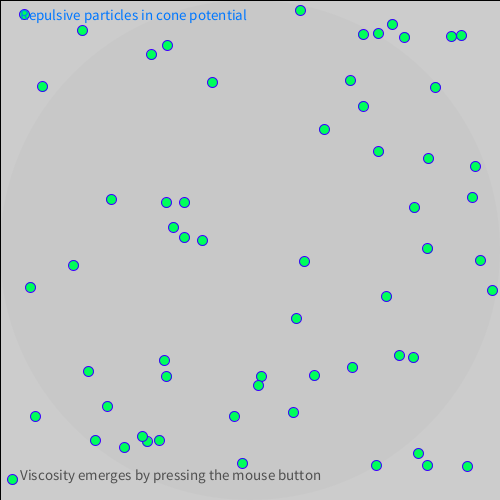
Frame 1 (no input)
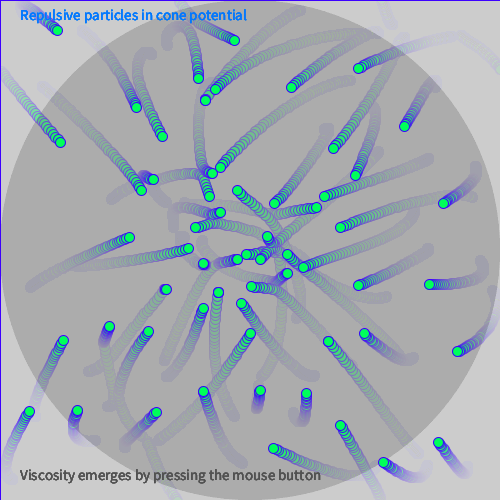
Frame 60 (the mouse pressed at the canvas centre just before this capture)
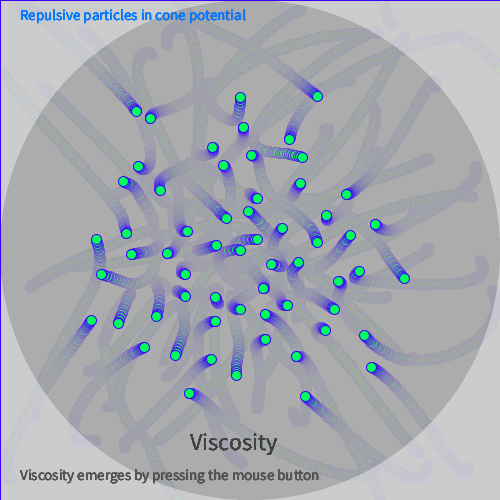
Frame 120 (the mouse held since frame 60 and released just before this capture)

The Processing sketch that drew these frames (run headless with seeded random() and noise(); from frame 60 on, the mouse is pressed at the canvas centre):

// Processing sketch: processing_169638
// ── processing_169638.pde

///////////////////////////////////////////////////////////////
// Inspired by Example 2.8 (ã�·ã��ã��ã�³, p.84) 
// repulsive particles å��ç�ºã��ã��ã��ç²�å�ã��ã�¡
// modified version
///////////////////////////////////////////////////////////////
int N = 60; //Moverã�ªã��ã�¸ã�§ã�¯ã��ã�®æ�°
Mover[] movers = new Mover[N]; //Moverã�¯ã�©ã�¹ã�®ã�ªã��ã�¸ã�§ã�¯ã��ã�®é��å��
Attractor a;                   //Attractorã�¯ã�©ã�¹ã�®ã�ªã��ã�¸ã�§ã�¯ã��
float  G = 30.0;               //é��å��å®�æ�°
float  Mass_p = 1.0;           //ç²�å�ã��ã�¡ã�®è³ªé��
float  velo_MAX = 4;           //é��ã��å�¶é��ï¼�ã��ã��ã��è¶�ã��ã��ã��ã�ªã�»ã��ã��ï¼�
float  coef = 0.01;            //æ��å��ä¿�æ�°
/////////////////////////////////////
void setup(){ ////////ã�»ã��ã��ã�¢ã��ã��
  size(500, 500); //çª�ã�®ã�µã�¤ã�ºã��æ��å®�
  colorMode(HSB); //ã�«ã�©ã�¼ã�¢ã�¼ã��ã�¯HSBã�¢ã�¼ã��ã�§
  
  for(int i = 0; i < N; i++){
    movers[i] = new Mover(Mass_p, random(width), random(height)); //ã�ªã��ã�¸ã�§ã�¯ã��ç��æ��
  }
  
  a = new Attractor(); //ã�ªã��ã�¸ã�§ã�¯ã��ç��æ��
}
/////////////////////////////////////
void draw(){ ////////ã�¡ã�¤ã�³ã�«ã�¼ã��
  //background(255);
  fill(200,20);            //é��æ��åº¦æ��å®�
  rect(0,0,width,height);  //ç®±ã��æ��ã��
  
  a.display(); //attractorã�®è¡¨ç¤º
    
  for(int i = 0; i < N; i++){
     
    PVector force = a.attract(movers[i]); //attractor a ã��mover[i]ã�¸å��ã�¼ã��å��ã��è¨�ç®�
    movers[i].applyForce(force);   //å��ã��å�°å� 
    
    if(mousePressed){ ////ã��ã��ã��ã��ã�¦ã�¹ã��ã�¿ã�³ã��æ�¼ã��ã��ã��ã��
      float speed = movers[i].velocity.mag();
      float dragMag = coef * speed * speed;
      PVector dragForce = movers[i].velocity.get();
      dragForce.mult(-1);
      dragForce.normalize();
      dragForce.mult(dragMag);
      movers[i].applyForce(dragForce);
      textSize(24);
      fill(60,10);
      text("Viscosity", width/2-60, height-50);
    }
    
    for(int j = 0; j < N; j++){  //ç�¸äº�ä½�ç�¨å�¦ç��
      if(i != j){
        PVector force_m = movers[j].attract(movers[i]); //ç�©ä½� j ã��ç�©ä½� i ã�«å��ã�¼ã��å��ã��è¨�ç®�
        movers[i].applyForce(force_m);                  //ç�©ä½� i ã�¸ã�®å��ã�®é�©ç�¨
      }
    }
    
    movers[i].update();                //ç�©ä½�ã�®ç�¶æ��ã��æ�´æ�°
    movers[i].checkVelocityForReset(); //å�¶é��é��ã��ã��è¶�ã��ã��ã��ã�ªã�»ã��ã��ã��ã��
    movers[i].display();               //ç�©ä½�ã�®è¡¨ç¤º
    movers[i].periodicBoundary();      //å�¨æ��ç��å¢�ç��æ�¡ä»¶ã�®å®�ç�¾
  }
  textSize(15);
  fill(80);
  text("Viscosity emerges by pressing the mouse button", 20, height - 20);
  fill(150,255,255);
  text("Repulsive particles in cone potential", 20, 20);
}
/////////////////////////////////////
//// ã�¯ã�©ã�¹ã��é�¢æ�°ã�®å®�ç¾©
/////////////////////////////////////
class Mover{ //////// Moverã�¯ã�©ã�¹ã�®å®�ç¾©
  PVector location;     //ä½�ç½®
  PVector velocity;     //é��åº¦
  PVector acceleration; //å� é��åº¦
  float   mass;         //è³ªé��
  float   s_max = 1.0;  //é��åº¦è¨å®�ç¯�å�²
  
  Mover(float m, float x, float y){  //ã�³ã�³ã�¹ã��ã�©ã�¯ã�¿
    mass = m;
    location = new PVector(x,y);
    velocity = new PVector(random(-s_max, s_max),random(-s_max, s_max));
    acceleration = new PVector(0,0);
  }
  
  void applyForce(PVector force){  ////ã��ã�¥ã�¼ã��ã�³ã�®ç¬¬ï¼�æ³�å��
    PVector f = PVector.div(force, mass); //å��ã��å��ã��å��ã�£ã�¦è³ªé��ã�§é�¤ç®�
    acceleration.add(f);                  //å� é��åº¦ã�«å� ç®�
  }
  
  ////////
  PVector attract(Mover m){ ////å¼�å��ï¼�ã��ã��ã�§ã�¯æ�¥å��ï¼�é��é�»å��ç�ºå��ï¼�
    PVector force = PVector.sub(location, m.location);
    float distance = force.mag(); //ç�©ä½�ã�¨attractorã�®è·�é�¢ã��å��å¾�
    force.normalize();            //è¦�æ ¼å��ï¼�é�·ã��ã��ï¼�ã�«ï¼�
    float strength = -(G * mass * m.mass) / (distance * distance); //æ�¥å��
    force.mult(strength);         //å��ä½�ã��ã�¯ã��ã�«ã�«ä¸�æ��å¼�å��ã�®å¤§ã��ã��ã��æ�¸ã��ã��
    return force;
  }
  ////////
  
  void update(){   ////ç�¶æ��æ�´æ�°
    velocity.add(acceleration); //å� é��åº¦ã��ã��ç©�å��ã��ã��ã�¦é��åº¦ã�«
    location.add(velocity);     //é��åº¦ã��ã��ç©�å��ã��ã��ã�¦ä½�ç½®ã�«
    acceleration.mult(0);       //å� é��åº¦ã�®ã�¯ã�ªã�¢ï¼�ã�¼ã�ã��ã��ã��ç®�ï¼�ï¼�æ¯�å��ã�¯ã�ªã�¢ï¼�
  }
  
  void display(){ ////è¡¨ç¤º
    stroke(180,255,255); //ã�µã�¡ã�®è�²ã��æ��å®�
    fill(100, 255, 255); //ä¸èº«ã�®è�²ã��æ��å®�
    ellipse(location.x, location.y, 10, 10);
  }
  
  void periodicBoundary(){ ////å�¨æ��ç��å¢�ç��æ�¡ä»¶ã�®å®�ç�¾
    if(location.x > width){
      location.x = 0;
    } else if(location.x < 0){
      location.x = width;
    }
    
    if(location.y > height){
      location.y = 0;
    } else if(location.y < 0){
      location.y = height;
    }
  }
  
  void checkVelocityForReset(){
    if(velocity.mag() > velo_MAX){
      velocity.mult(0);
    }
  }
}
////////
class Attractor{ ////////Attractorã�¯ã�©ã�¹ã�®å®�ç¾©
  float mass;       //è³ªé��
  PVector location; //ä½�ç½®
  
  Attractor(){ //ã�³ã�³ã�¹ã��ã�©ã�¯ã�¿
    location = new PVector(width/2, height/2); //ä½�ç½®ã�¯çª�ã�®ä¸å¤®
    mass = 1;
  }
  
  PVector attract(Mover m){ ////å¼�å��
    PVector force = PVector.sub(location, m.location);
    ///float distance = force.mag(); //ç�©ä½�ã�¨attractorã�®è·�é�¢ã��å��å¾�
    float distance = 20;             //å�ºå®�å�¤ã��ã�ªã��ã�¡ï¼�ã�³ã�¼ã�³ï¼�å��é��ï¼�ã��ã��ã�³ã�·ã�£ã�«
    force.normalize();               //è¦�æ ¼å��ï¼�é�·ã��ã��ï¼�ã�«ï¼�
    float strength = (G * mass * m.mass) / (distance * distance); //å¼�å��
    force.mult(strength);           //å��ä½�ã��ã�¯ã��ã�«ã�«å¼�å��ã�®å¤§ã��ã��ã��æ�¸ã��ã��
    return force;
  }
  
  void display(){ ////è¡¨ç¤º
    noStroke();
    fill(20, 5);
    ellipse(location.x, location.y, width, height);
  }
}
////////
void mouseReleased(){ ///ã��ã�¦ã�¹ã��ã�¿ã�³ã��é�¢ã��ã��ã��å��ç²�å�ã�®é��åº¦ã��ã�©ã�³ã��ã� ã�«ã�»ã��ã��
  for(int i = 0; i < N; i++){
    movers[i].velocity.set(random(-1,1),random(-1,1),0); 
    // "the 3rd argument ",0" is necessary in Processing 1.5.1
    // while, it is not necessary for Processing 2
  }
}
////////
